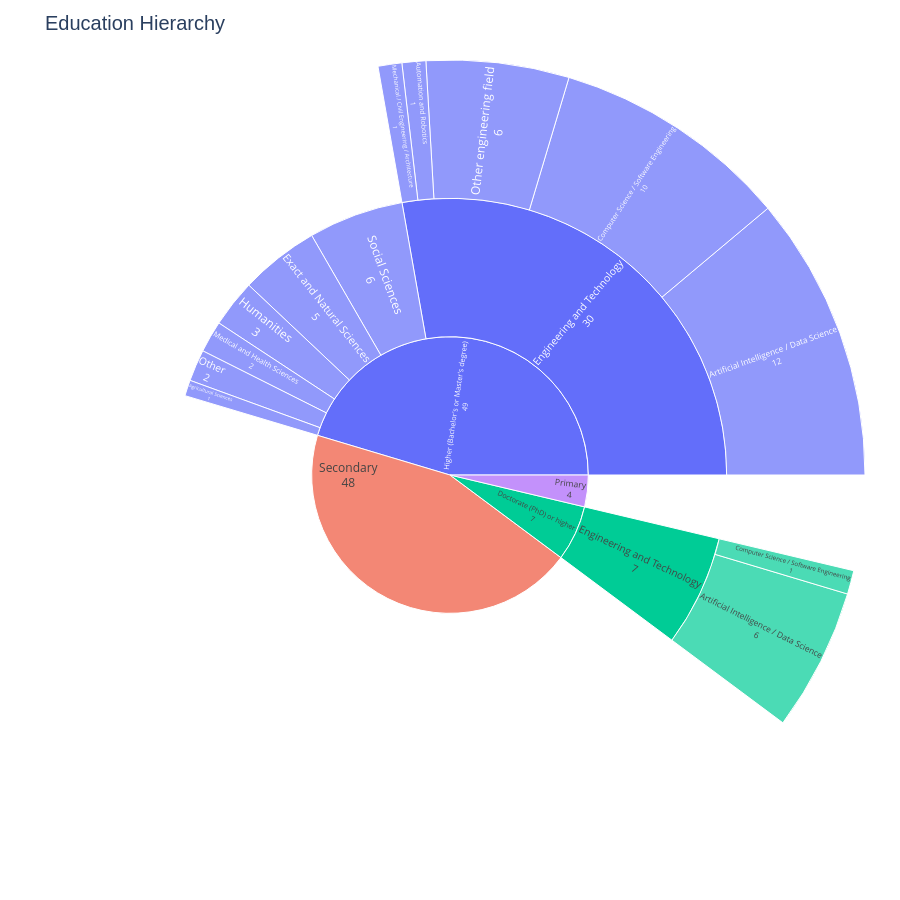

Notebook source saved alongside this figure:
### Code cell
import numpy as np
import pandas as pd
import plotly.graph_objects as go

df_p2 = df.copy()
pipeline_cols = ['education', 'education_field', 'engineering_specialization']

# 1. Standardize missing values
cleanup_values = ['N/A', '', ' ', 'nan', 'NaN', 'None', '<NA>']
df_p2[pipeline_cols] = df_p2[pipeline_cols].replace(cleanup_values, np.nan)

# 2. Build the exact tree structure manually
ids = []
labels = []
parents = []
values = []

for ed, df_ed in df_p2.groupby('education', dropna=False):
    if pd.isna(ed): continue # Drop missing roots
    
    ed_id = str(ed)
    ids.append(ed_id)
    labels.append(str(ed))
    parents.append("")
    values.append(len(df_ed))
    
    for field, df_field in df_ed.groupby('education_field', dropna=False):
        if pd.isna(field): continue # Drop missing fields!
        
        field_id = f"{ed_id}|{field}"
        ids.append(field_id)
        labels.append(str(field))
        parents.append(ed_id)
        values.append(len(df_field))
        
        for spec, df_spec in df_field.groupby('engineering_specialization', dropna=False):
            if pd.isna(spec): continue # Drop missing specializations!
            
            spec_id = f"{field_id}|{spec}"
            ids.append(spec_id)
            labels.append(str(spec))
            parents.append(field_id)
            values.append(len(df_spec))

# 3. Plot using the lower-level Graph Objects
fig = go.Figure(go.Sunburst(
    ids=ids,
    labels=labels,
    parents=parents,
    values=values,
    branchvalues="total", # THE MAGIC: Tells Plotly to leave unmatched parent space blank!
    textinfo="label+value", # Shows the category and the count cleanly
    insidetextorientation='radial' # Makes the text rotate with the slices for better reading
))

fig.update_layout(
    title="Education Hierarchy",
    title_font=dict(size=20, family="Arial"),
    width=900,
    height=900,
    margin=dict(t=60, l=10, r=10, b=10)
)

# 4. Force a static image render to bypass Jupyter's JS blocking
fig.show()

### Figure 1 — Plotly figure (JSON) as saved in the notebook; plotly's stock layout.template omitted (floating-point values rounded to 4 significant figures)
{"data": [{"branchvalues": "total", "ids": ["Doctorate (PhD) or higher", "Doctorate (PhD) or higher|Engineering and Technology", "Doctorate (PhD) or higher|Engineering and Technology|Artificial Intelligence / Data Science", "Doctorate (PhD) or higher|Engineering and Technology|Computer Science / Software Engineering", "Higher (Bachelor's or Master's degree)", "Higher (Bachelor's or Master's degree)|Agricultural Sciences", "Higher (Bachelor's or Master's degree)|Engineering and Technology", "Higher (Bachelor's or Master's degree)|Engineering and Technology|Artificial Intelligence / Data Science", "Higher (Bachelor's or Master's degree)|Engineering and Technology|Automation and Robotics", "Higher (Bachelor's or Master's degree)|Engineering and Technology|Computer Science / Software Engineering", "Higher (Bachelor's or Master's degree)|Engineering and Technology|Mechanical / Civil Engineering / Architecture", "Higher (Bachelor's or Master's degree)|Engineering and Technology|Other engineering field", "Higher (Bachelor's or Master's degree)|Exact and Natural Sciences", "Higher (Bachelor's or Master's degree)|Humanities", "Higher (Bachelor's or Master's degree)|Medical and Health Sciences", "Higher (Bachelor's or Master's degree)|Other", "Higher (Bachelor's or Master's degree)|Social Sciences", "Primary", "Secondary"], "insidetextorientation": "radial", "labels": ["Doctorate (PhD) or higher", "Engineering and Technology", "Artificial Intelligence / Data Science", "Computer Science / Software Engineering", "Higher (Bachelor's or Master's degree)", "Agricultural Sciences", "Engineering and Technology", "Artificial Intelligence / Data Science", "Automation and Robotics", "Computer Science / Software Engineering", "Mechanical / Civil Engineering / Architecture", "Other engineering field", "Exact and Natural Sciences", "Humanities", "Medical and Health Sciences", "Other", "Social Sciences", "Primary", "Secondary"], "parents": ["", "Doctorate (PhD) or higher", "Doctorate (PhD) or higher|Engineering and Technology", "Doctorate (PhD) or higher|Engineering and Technology", "", "Higher (Bachelor's or Master's degree)", "Higher (Bachelor's or Master's degree)", "Higher (Bachelor's or Master's degree)|Engineering and Technology", "Higher (Bachelor's or Master's degree)|Engineering and Technology", "Higher (Bachelor's or Master's degree)|Engineering and Technology", "Higher (Bachelor's or Master's degree)|Engineering and Technology", "Higher (Bachelor's or Master's degree)|Engineering and Technology", "Higher (Bachelor's or Master's degree)", "Higher (Bachelor's or Master's degree)", "Higher (Bachelor's or Master's degree)", "Higher (Bachelor's or Master's degree)", "Higher (Bachelor's or Master's degree)", "", ""], "textinfo": "label+value", "type": "sunburst", "values": [7, 7, 6, 1, 49, 1, 30, 12, 1, 10, 1, 6, 5, 3, 2, 2, 6, 4, 48]}], "layout": {"height": 900, "margin": {"b": 10, "l": 10, "r": 10, "t": 60}, "title": {"font": {"family": "Arial", "size": 20}, "text": "Education Hierarchy"}, "width": 900}}
